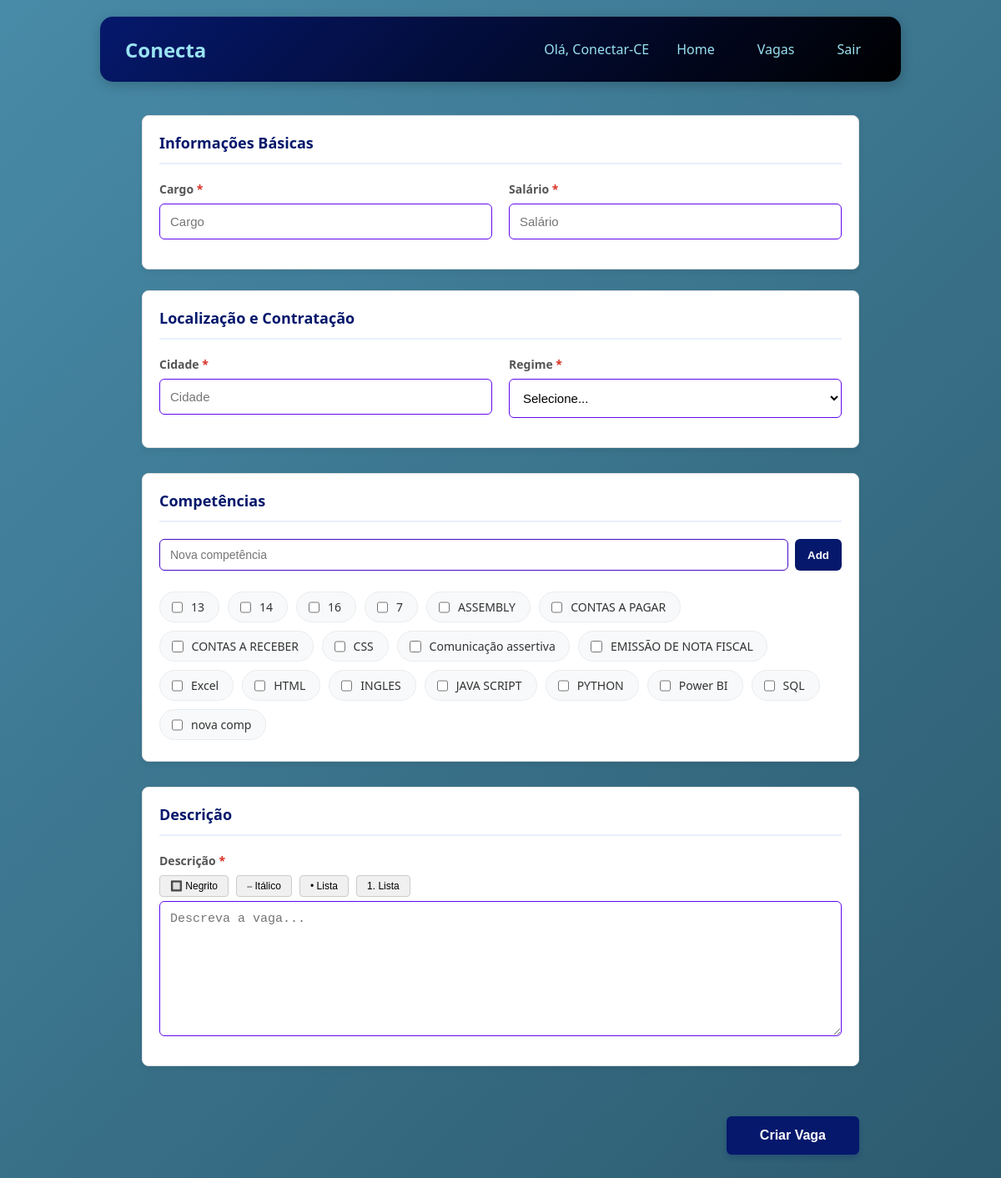
The app's page /empresa/vaga/criar (signed in), older data.
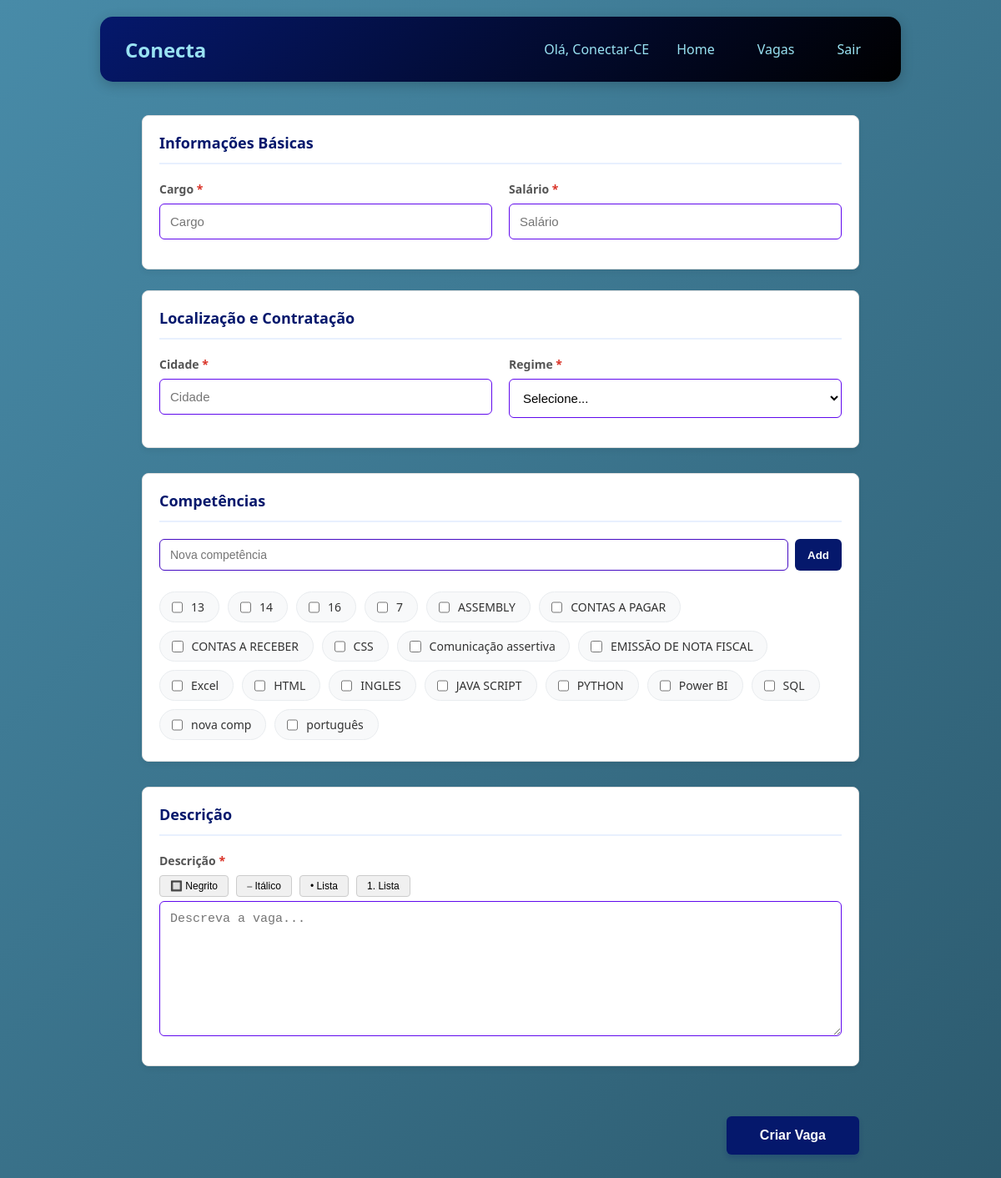
The same page, newer data.
### tables this page shows
CREATE TABLE competencias (
        id_competencia INTEGER PRIMARY KEY AUTOINCREMENT,
        nome TEXT
    );

### routes/vagas.py (the view, shortened to what this page needs)
@bp_vagas.route('/empresa/vaga/criar', methods=['GET', 'POST'])
def empresa_criar_vaga():
    if 'usuario_id' not in session or session.get('tipo') != 'empresa':
        return redirect('/')
    if request.method == 'GET':
        from database.connect import get_connection
        conn = get_connection()
        cursor = conn.cursor()
        cursor.execute("SELECT DISTINCT titulo FROM vagas WHERE titulo IS NOT NULL ORDER BY titulo")
        titulos = cursor.fetchall()
        conn.close()
        return render_template('home/criar_vaga.html',
                             competencias=Competencia.listar_todas(),
                             titulos=titulos
                             )

### CRUDs/crud_comp.py (called while the page is built)
    @staticmethod
    def listar_todas():
        conn = get_connection()
        try:
            cursor = conn.cursor()
            cursor.execute("SELECT * FROM competencias ORDER BY nome")
            return cursor.fetchall()
        finally:
            conn.close()

### database/connect.py (called while the page is built)
def get_connection():
    conn = sqlite3.connect(Config.DB_PATH)
    conn.execute("PRAGMA foreign_keys = ON;")
    conn.row_factory = sqlite3.Row
    return conn

### models/model_comp.py (called while the page is built)
    @staticmethod
    def listar_todas():
        return CompetenciaCRUD.listar_todas()

### templates/home/criar_vaga.html (shortened to what the changed rows need)
{% extends "menu.html" %}
{% block content %}
<div class="container-principal">
    <form action="{{ url_for('vagas.empresa_criar_vaga') }}" method="POST">
        <div class="formulario-layout-wrapper">
            <div class="formulario-principal-corpo">
                <div class="secao-vaga">
                    <div class="secao-header">
                        <h2>Informações Básicas</h2>
                    </div>
                </div>
                <div class="secao-vaga">
                    <div class="secao-header">
                        <h2>Localização e Contratação</h2>
                    </div>
                </div>
            </div> <aside class="sidebar-competencias">
                <div class="secao-header">
                    <h2>Competências</h2>
                </div>
                <div class="secao-content">
                    <div id="lista-competencias" class="competencias-lista-sidebar">
                        {% for c in competencias %}
                        <div class="competencia-item">
                            <input type="checkbox" name="competencias" value="{{ c[0] }}" id="comp_{{ c[0] }}">
                            <label for="comp_{{ c[0] }}">{{ c[1] }}</label>
                        </div>
                        {% endfor %}
                    </div>
                </div>
            </aside>
                <div class="secao-vaga">
                    <div class="secao-header">
                        <h2>Descrição</h2>
                    </div>
                </div>
        </div>
    </form>
</div>
<link rel="stylesheet" href="{{ url_for('static', filename='css/home/criar_vaga.css') }}">
{% endblock %}

Row changes from the older to the newer data that the page shows:
added competencias: nome "português"
